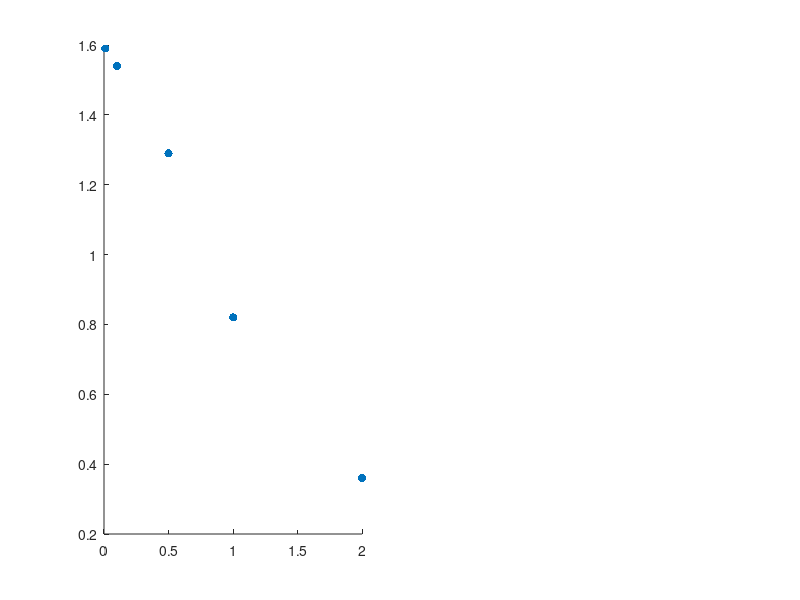

MATLAB code for this plot: (Note: this script raises an error after producing the figure.)

factor=[2 1 0.5 0.1 0.01 ];
topamplitude=[14.25 15.54 16.06 16.36 16.42 ];
bottomamplitude=[13.89 14.72 14.77 14.82 14.83 ];
frequency=[12/90 6/65 7/90 7/100 6/87 ];

figure(1)
subplot(1,2,1)
scatter(factor, topamplitude-bottomamplitude, 'fill')
h = lsline;
lsline
set(h,'linewidth',2, 'color', 'k')
title('amplitude [\mum]')
xlabel('VOCC * factor [-]')

subplot(1,2,2)
scatter(factor, frequency, 'fill')
h = lsline;
lsline
set(h,'linewidth',2, 'color', 'k')
title('frequency [Hz]')
xlabel('VOCC * factor [-]')
